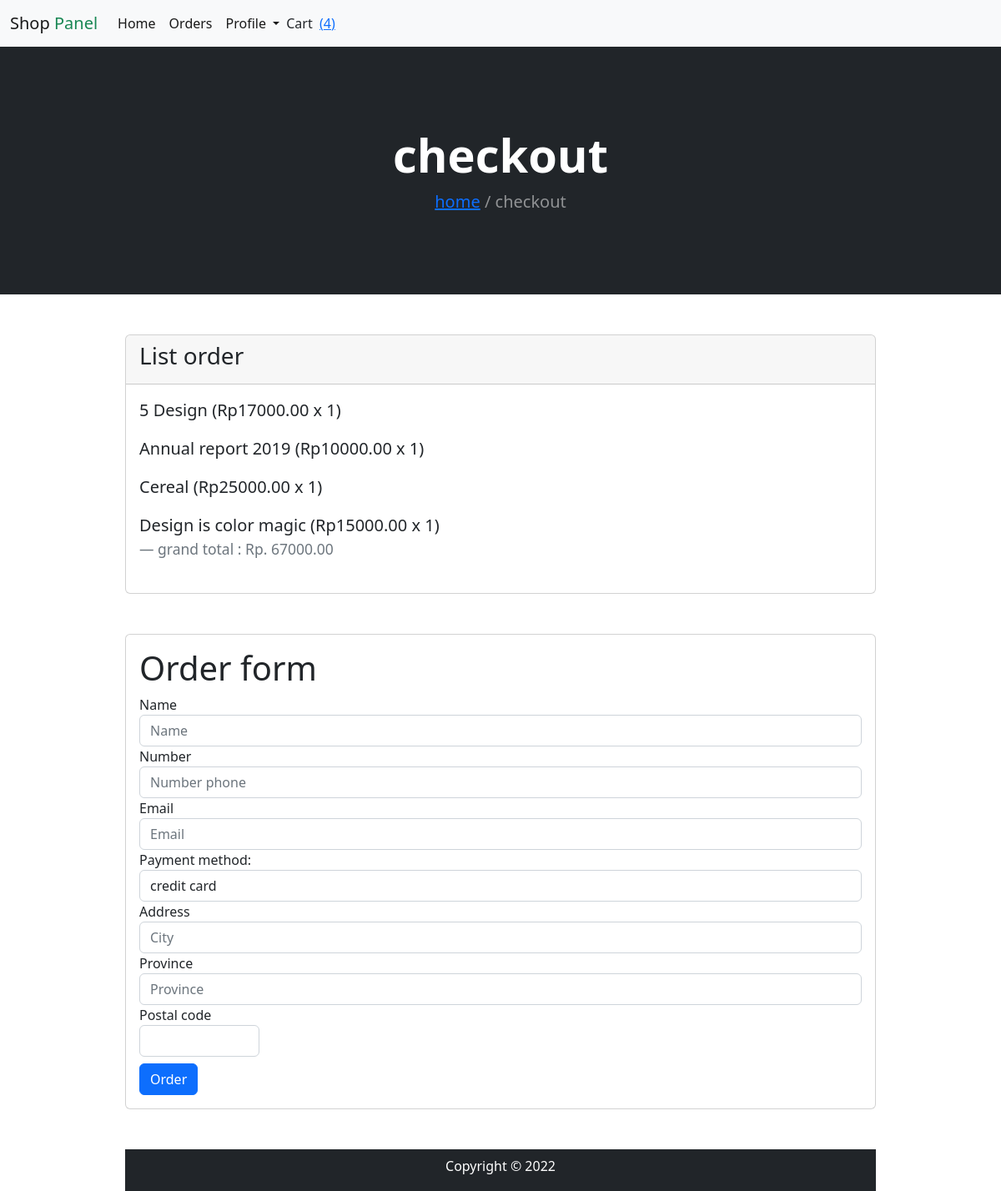
Screenshot of /checkout.php (signed in) with the database file from the repository.
### tables this page shows
CREATE TABLE `cart` (
  `id` int(100) NOT NULL,
  `user_id` int(100) NOT NULL,
  `name` varchar(100) NOT NULL,
  `price` int(100) NOT NULL,
  `quantity` int(100) NOT NULL,
  `image` varchar(100) NOT NULL
);

### checkout.php (the view, shortened to what this page needs)
<?php
include 'config.php';
$user_id = $_SESSION['user_id'];
?>
<!DOCTYPE html>
<html lang="en">
<head>
   <link href="https://cdn.jsdelivr.net/npm/bootstrap@5.2.3/dist/css/bootstrap.min.css" rel="stylesheet">
</head>
<body>
   <?php include 'header.php'; ?>
   <div class="bg-dark py-5">
      <div class="container px-4 px-lg-5 my-5">
         <div class="text-center text-white">
            <h1 class="display-4 fw-bolder">checkout</h1>
            <p class="lead fw-normal text-white-50 mb-0"><a href="home.php">home</a> / checkout </p>
         </div>
      </div>
   </div>
   <section class="show-ordered">
      <div class="card w-75 my-5 m-auto">
         <div class="card-header">
            <h3>
               List order
            </h3>
         </div>
         <div class="card-body">
            <blockquote class="blockquote mb-0">
               <?php
               $grand_total = 0;
               $select_cart = mysqli_query($conn, "SELECT * FROM `cart` WHERE user_id = '$user_id'") or die('query failed');
               if (mysqli_num_rows($select_cart) > 0) {
                  while ($fetch_cart = mysqli_fetch_assoc($select_cart)) {
                     $total_price = ($fetch_cart['price'] * $fetch_cart['quantity']);
                     $grand_total += $total_price;
               ?>
                     <p><?php echo $fetch_cart['name']; ?> <span>(<?php echo 'Rp' . $fetch_cart['price'] . '.00' . ' x ' . $fetch_cart['quantity']; ?>)</span></p>
               <?php
                  }
               } else {
                  echo '<p class="empty">your cart is empty</p>';
               }
               ?>
               <footer class="blockquote-footer">grand total : <span>Rp. <?php echo $grand_total; ?>.00</span> </cite></footer>
            </blockquote>
         </div>
      </div>
   </section>
   <section class="form-order">
      <div class="card w-75 m-auto mb-5">
         <div class="card-body">
            <h1>Order form</h1>
            <form action="" method="post">
               <div class="form-row">
                  <div class="form-group col-md-12">
                     <label for="inputName4">Name</label>
                     <input type="Text" class="form-control" id="inputName4" name="name" placeholder="Name" required>
                  </div>
                  <div class="form-group col-md-12">
                     <label for="inputNumber4">Number</label>
                     <input type="Number" class="form-control" id="inputNumber4" name="number" placeholder="Number phone" required>
                  </div>
               </div>
               <div class="form-group col-md-12">
                  <label for="inputEmail4">Email</label>
                  <input type="email" class="form-control" id="inputEmail4" name="email" placeholder="Email" required>
               </div>
               <div class="form-group col-md-12 ">
                  <label for="inputPayment">Payment method:</label>
                  <select id="inputPayment" class="form-control " name="method">
                     <option value="credit card" selected>credit card</option>
                  </select>
               </div>
               <div class="form-row">
                  <div class="form-group col-md-12">
                     <label for="inputCity">Address</label>
                     <input type="text" class="form-control" id="inputCity" name="city" placeholder="City" required>
                  </div>
                  <div class="form-group col-md-12">
                     <label for="inputProvince">Province</label>
                     <input type="text" class="form-control" id="inputProvince" name="province" placeholder="Province" required>
                  </div>
                  <div class="form-group col-md-2">
                     <label for="inputPostal">Postal code</label>
                     <input type="number" class="form-control" id="inputPostal" name="postal" required>
                  </div>
               </div>
               <input type="submit" value="Order" class="btn btn-primary mt-2" name="order_btn">
            </form>
         </div>
      </div>
   </section>
   <?php
   include('footer.php');
   ?>
</body>
</html>

### footer.php (style rules this page uses)
footer { height: 50px; }

### rows the page displays
cart: name "5 Design", price "17000", quantity "1"
cart: name "Annual report 2019", price "10000", quantity "1"
cart: name "Cereal", price "25000", quantity "1"
cart: name "Design is color magic", price "15000", quantity "1"

### other values shown
$cart_rows_number "4"
$grand_total "67000"
